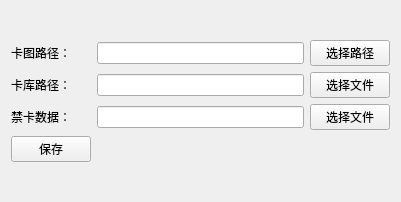
<?xml version="1.0" encoding="UTF-8"?>
<ui version="4.0">
 <class>settings</class>
 <widget class="QWidget" name="settings">
  <property name="geometry">
   <rect>
    <x>0</x>
    <y>0</y>
    <width>401</width>
    <height>202</height>
   </rect>
  </property>
  <property name="windowTitle">
   <string>系统设置</string>
  </property>
  <layout class="QGridLayout" name="gridLayout_2">
   <item row="0" column="0">
    <layout class="QGridLayout" name="gridLayout">
     <item row="0" column="0">
      <widget class="QLabel" name="card_pictures_label">
       <property name="text">
        <string>卡图路径：</string>
       </property>
      </widget>
     </item>
     <item row="0" column="1">
      <widget class="QLineEdit" name="card_pictures_path_edit"/>
     </item>
     <item row="0" column="2">
      <widget class="QPushButton" name="select_pic_dir_button">
       <property name="text">
        <string>选择路径</string>
       </property>
      </widget>
     </item>
     <item row="1" column="0">
      <widget class="QLabel" name="card_database_label">
       <property name="frameShape">
        <enum>QFrame::NoFrame</enum>
       </property>
       <property name="text">
        <string>卡库路径：</string>
       </property>
      </widget>
     </item>
     <item row="1" column="1">
      <widget class="QLineEdit" name="card_database_path_edit"/>
     </item>
     <item row="1" column="2">
      <widget class="QPushButton" name="select_database_file_button">
       <property name="text">
        <string>选择文件</string>
       </property>
      </widget>
     </item>
     <item row="2" column="0">
      <widget class="QLabel" name="limit_card_file_label">
       <property name="frameShape">
        <enum>QFrame::NoFrame</enum>
       </property>
       <property name="text">
        <string>禁卡数据：</string>
       </property>
      </widget>
     </item>
     <item row="2" column="1">
      <widget class="QLineEdit" name="limit_card_file_path_edit"/>
     </item>
     <item row="2" column="2">
      <widget class="QPushButton" name="select_limit_card_file_button">
       <property name="text">
        <string>选择文件</string>
       </property>
      </widget>
     </item>
     <item row="3" column="0">
      <widget class="QPushButton" name="save_setting_button">
       <property name="text">
        <string>保存</string>
       </property>
      </widget>
     </item>
    </layout>
   </item>
  </layout>
 </widget>
 <resources/>
 <connections/>
</ui>
